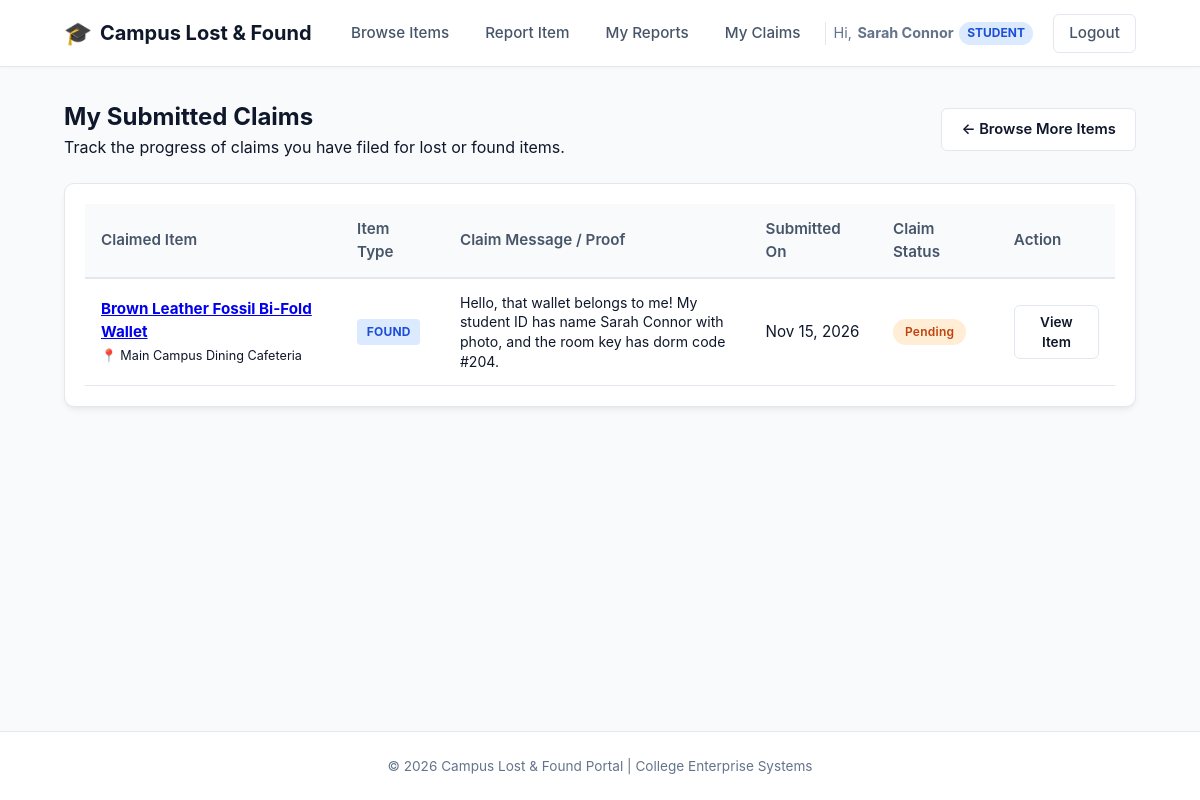
/my_claims.php (signed in), run on the app's committed database.
### tables this page shows
CREATE TABLE IF NOT EXISTS claims (
  id INT AUTO_INCREMENT PRIMARY KEY,
  item_id INT NOT NULL,
  claimant_id INT NOT NULL,
  message TEXT,
  status ENUM('pending','approved','rejected') DEFAULT 'pending',
  created_at TIMESTAMP DEFAULT CURRENT_TIMESTAMP,
  FOREIGN KEY (item_id) REFERENCES items(id),
  FOREIGN KEY (claimant_id) REFERENCES users(id)
);

CREATE TABLE IF NOT EXISTS items (
  id INT AUTO_INCREMENT PRIMARY KEY,
  user_id INT NOT NULL,
  type ENUM('lost','found') NOT NULL,
  title VARCHAR(150) NOT NULL,
  description TEXT,
  category VARCHAR(50),
  location VARCHAR(150),
  date_reported DATE,
  image_path VARCHAR(255),
  status ENUM('open','claimed','resolved') DEFAULT 'open',
  created_at TIMESTAMP DEFAULT CURRENT_TIMESTAMP,
  FOREIGN KEY (user_id) REFERENCES users(id)
);

### my_claims.php (the view, shortened to what this page needs)
<?php
$claimant_id = (int)$_SESSION['user_id'];
$stmt = mysqli_prepare(
    $conn,
    "SELECT claims.*,
            items.title AS item_title,
            items.type AS item_type,
            items.category AS item_category,
            items.location AS item_location,
            items.image_path AS item_image,
            items.status AS item_status,
            reporters.name AS reporter_name
     FROM claims
     JOIN items ON claims.item_id = items.id
     JOIN users AS reporters ON items.user_id = reporters.id
     WHERE claims.claimant_id = ?
     ORDER BY claims.created_at DESC"
);
mysqli_stmt_bind_param($stmt, "i", $claimant_id);
mysqli_stmt_execute($stmt);
$result = mysqli_stmt_get_result($stmt);
$claims = [];
while ($row = mysqli_fetch_assoc($result)) {
    $claims[] = $row;
}
include __DIR__ . '/includes/header.php';
?>
<div class="page-header-row">
    <div>
        <h2>My Submitted Claims</h2>
        <p class="text-muted">Track the progress of claims you have filed for lost or found items.</p>
    </div>
    <div>
        <a href="index.php" class="btn btn-outline">&larr; Browse More Items</a>
    </div>
</div>
<?php if (empty($claims)): ?>
    <div class="card empty-state">
        <p class="empty-text">You have not submitted any claims yet.</p>
        <a href="index.php" class="btn btn-primary">Browse Open Items</a>
    </div>
<?php else: ?>
    <div class="card table-card">
        <div class="table-responsive">
            <table class="data-table">
                <thead>
                    <tr>
                        <th>Claimed Item</th>
                        <th>Item Type</th>
                        <th>Claim Message / Proof</th>
                        <th>Submitted On</th>
                        <th>Claim Status</th>
                        <th>Action</th>
                    </tr>
                </thead>
                <tbody>
                    <?php foreach ($claims as $claim): ?>
                        <tr>
                            <td>
                                <div class="table-item-cell">
                                    <div>
                                        <strong>
                                            <a href="item_detail.php?id=<?php echo (int)$claim['item_id']; ?>">
                                                <?php echo htmlspecialchars($claim['item_title']); ?>
                                            </a>
                                        </strong>
                                        <br>
                                        <small class="text-muted">📍 <?php echo htmlspecialchars($claim['item_location']); ?></small>
                                    </div>
                                </div>
                            </td>
                            <td>
                                <span class="badge badge-<?php echo htmlspecialchars($claim['item_type']); ?>">
                                    <?php echo strtoupper(htmlspecialchars($claim['item_type'])); ?>
                                </span>
                            </td>
                            <td>
                                <div class="claim-message-preview">
                                    <?php echo nl2br(htmlspecialchars($claim['message'])); ?>
                                </div>
                            </td>
                            <td>
                                <?php echo date('M d, Y', strtotime($claim['created_at'])); ?>
                            </td>
                            <td>
                                <?php
                                    $status_badge_class = 'badge-status-open';
                                    if ($claim['status'] === 'pending') {
                                        $status_badge_class = 'badge-status-claimed';
                                    } elseif ($claim['status'] === 'approved') {
                                        $status_badge_class = 'badge-status-open';
                                    } elseif ($claim['status'] === 'rejected') {
                                        $status_badge_class = 'badge-status-resolved';
                                    }
                                ?>
                                <span class="badge badge-status <?php echo $status_badge_class; ?>">
                                    <?php echo ucfirst(htmlspecialchars($claim['status'])); ?>
                                </span>
                            </td>
                            <td>
                                <a href="item_detail.php?id=<?php echo (int)$claim['item_id']; ?>" class="btn btn-sm btn-outline">View Item</a>
                            </td>
                        </tr>
                    <?php endforeach; ?>
                </tbody>
            </table>
        </div>
    </div>
<?php endif; ?>
<?php
include __DIR__ . '/includes/footer.php';
?>

### css/style.css (style rules this page uses)
:root { --primary-color: #2563eb; --primary-hover: #1d4ed8; --secondary-color: #475569; --success-color: #16a34a; --warning-color: #ea580c; --danger-color: #dc2626; --bg-color: #f8fafc; --card-bg: #ffffff; --text-main: #0f172a; --text-muted: #64748b; --border-color: #e2e8f0; --radius: 10px; --shadow: 0 4px 6px -1px rgba(0, 0, 0, 0.06), 0 2px 4px -2px rgba(0, 0, 0, 0.04); --shadow-hover: 0 10px 15px -3px rgba(0, 0, 0, 0.08), 0 4px 6px -4px rgba(0, 0, 0, 0.04); }
* { margin: 0; padding: 0; box-sizing: border-box; }
body { font-family: -apple-system, BlinkMacSystemFont, "Segoe UI", Roboto, Oxygen, Ubuntu, Cantarell, "Open Sans", "Helvetica Neue", sans-serif; background-color: var(--bg-color); color: var(--text-main); line-height: 1.5; min-height: 100vh; display: flex; flex-direction: column; }
.card { background: var(--card-bg); border-radius: var(--radius); border: 1px solid var(--border-color); box-shadow: var(--shadow); padding: 1.75rem; margin-bottom: 1.75rem; }
.btn { display: inline-block; padding: 0.6rem 1.2rem; font-size: 0.92rem; font-weight: 600; text-align: center; border-radius: 6px; cursor: pointer; border: 1px solid transparent; text-decoration: none; transition: all 0.15s ease; }
.page-header-row { display: flex; justify-content: space-between; align-items: center; margin-bottom: 1.5rem; flex-wrap: wrap; gap: 1rem; }
.btn-outline { border: 1px solid var(--border-color); background-color: #ffffff; color: var(--text-main); }
.btn-sm { padding: 0.35rem 0.75rem; font-size: 0.85rem; }
.badge { display: inline-block; padding: 0.25rem 0.6rem; font-size: 0.75rem; font-weight: 700; border-radius: 4px; letter-spacing: 0.02em; }
.badge-found { background-color: #dbeafe; color: #1d4ed8; }
.badge-status { border-radius: 9999px; padding: 0.25rem 0.75rem; font-weight: 600; }
.badge-status-claimed, .badge-status-pending { background-color: #ffedd5; color: #c2410c; }
.claim-message-preview { max-width: 320px; font-size: 0.88rem; color: var(--text-main); line-height: 1.4; word-break: break-word; }
.table-card { padding: 1.25rem; }
.table-responsive { overflow-x: auto; }
.data-table { width: 100%; border-collapse: collapse; font-size: 0.95rem; text-align: left; }
.data-table th { background-color: #f8fafc; padding: 0.85rem 1rem; font-weight: 600; color: var(--secondary-color); border-bottom: 2px solid var(--border-color); }
.data-table td { padding: 0.85rem 1rem; border-bottom: 1px solid var(--border-color); vertical-align: middle; }
.table-item-cell { display: flex; align-items: center; gap: 0.85rem; }

### data on the page
claims: item.title "Brown Leather Fossil Bi-Fold Wallet", item.location "Main Campus Dining Cafeteria", item.type "FOUND", message "Hello, that wallet belongs to me! My student ID has name Sarah Connor with photo, and the room key has dorm code #204.", created_at "Nov 15, 2026", status "Pending"

### other printed values
$_SESSION['name'] "Sarah Connor"
$_SESSION['role'] "STUDENT"
